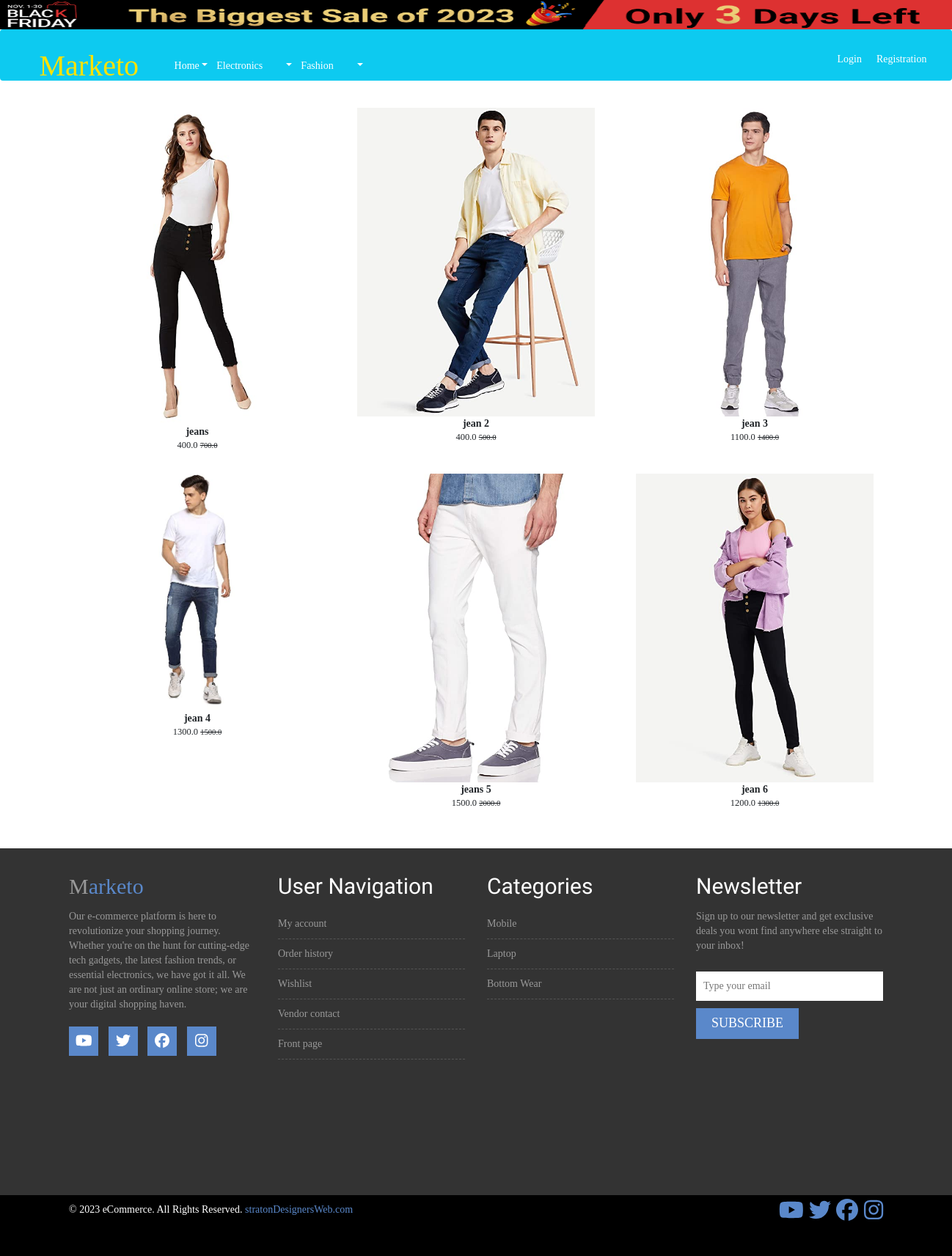
The app's page /bottomwear/ with its own data.
### app/models.py (models this page shows, shortened)
class Product(models.Model):
    title = models.CharField(max_length=100)
    selling_price = models.FloatField()
    discounted_price = models.FloatField()
    description = models.TextField()
    brand = models.CharField(max_length=100)
    category = models.CharField(choices=CATEGORY_CHOICES,max_length=2)
    product_image = models.ImageField(upload_to='productimg')

### app/views.py (the view)
# urls.py: path('bottomwear/', views.bottomwear, name='bottomwear'),
def bottomwear(request):
    bottom = Product.objects.filter(category='BW')
    context={'bottom':bottom}
    return render(request, 'app/bottomwear.html',context)

### app/templates/app/bottomwear.html (shortened to what this page needs)
{% extends 'app/base.html' %}
{% load static %}
{% block main-content %}
<div class="container my-5">
 <div class="row">
    {% for product in bottom %}
    <div class="col-sm-4 text-center mb-4">
        <a href="{% url 'product-detail' product.id %}" class="btn">
            <div class="item">
                <img src="{{product.product_image.url}}" alt="" height="200px">
                    <div class="fw-bold">{{product.title}}</div>
                    <div class="fs-5">{{product.discounted_price}} <small class="fw-light text-decoration-line-through">
                    {{product.selling_price}}</small>
                    </div>
            </div>
        </a>
    </div>
    {% endfor %}
 </div>
</div>
{% endblock main-content %}

### static/css/style.css (style rules this page uses)
* { font-family: serif; }

### static/style.css (style rules this page uses)
img { max-width: 100%; height: auto; }
body { font-family:Arial, Helvetica, sans-serif; }
a { color: #5a88ca }

### records on screen
Product: product_image (picture), title "jeans", discounted_price "400.0", selling_price "700.0"
Product: product_image (picture), title "jean 2", discounted_price "400.0", selling_price "500.0"
Product: product_image (picture), title "jean 3", discounted_price "1100.0", selling_price "1400.0"
Product: product_image (picture), title "jean 4", discounted_price "1300.0", selling_price "1500.0"
Product: product_image (picture), title "jeans 5", discounted_price "1500.0", selling_price "2000.0"
Product: product_image (picture), title "jean 6", discounted_price "1200.0", selling_price "1300.0"
